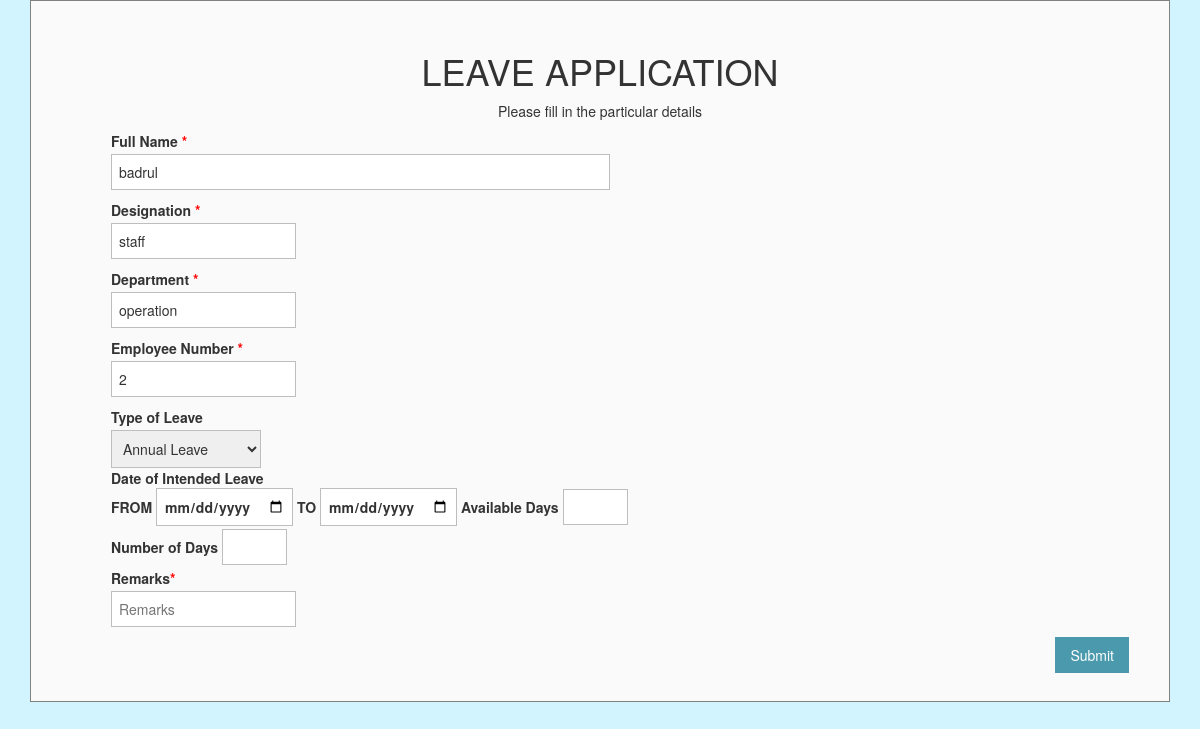
Page /staffmintakcuti.php (signed in) on the committed database.
### tables this page shows
CREATE TABLE `leave_limit` (
  `empid` int(10) NOT NULL,
  `annual` int(11) NOT NULL,
  `maternity` int(11) NOT NULL,
  `advance` int(11) NOT NULL,
  `special` int(11) NOT NULL,
  `medical` int(11) NOT NULL
);

CREATE TABLE `employee` (
  `empid` int(15) NOT NULL,
  `empname` text NOT NULL,
  `level` text NOT NULL,
  `email` varchar(30) NOT NULL,
  `password` varchar(25) NOT NULL,
  `datejoin` date NOT NULL,
  `icno` varchar(20) NOT NULL,
  `accno` varchar(20) NOT NULL,
  `epfnum` int(10) NOT NULL,
  `address` text NOT NULL,
  `branch` varchar(25) NOT NULL,
  `comment` varchar(40) NOT NULL,
  `designation` varchar(25) NOT NULL,
  `department` varchar(25) NOT NULL,
  `status` text NOT NULL
);

### staffmintakcuti.php (the view, shortened to what this page needs)
<?php
require_once 'database.php';
$sql = "SELECT a.empid,a.empname,a.designation,a.department,b.empid,b.annual,b.maternity,b.special,b.medical FROM employee  a,leave_limit  b WHERE a.empid = b.empid  AND  a.empid ='".$_SESSION['empid']."' " ;
$result=mysqli_query($conn,$sql);
while ($row=mysqli_fetch_array($result))
{
    $name= $row['empname']        ;
    $id= $row['empid']            ;
    $design = $row['designation'] ;
    $dept = $row['department']    ;
}
?>
<html>
<head>
<link href="//netdna.bootstrapcdn.com/bootstrap/3.2.0/css/bootstrap.min.css" rel="stylesheet" id="bootstrap-css">
</head>
<body>
<div class="container">
    <div class="form-area">
    <br style="clear:both">
      <div class="boxed">
        <form method="POST" action="">
                 <h1 align="center">LEAVE APPLICATION </h1>
                 <center> <span >Please fill in the particular details </span> </center>
             <ul class="form-style-1">
                <li>
                    <label>
                        Full Name <span class="required">*</span>
                     </label>
                         <input type="text" name="nama" class="field-divided" placeholder="Name"  value='<?php echo $name ;    ?>'/>&nbsp;
                </li>
                <li>
                    <label>Designation <span class="required">*</span></label>
                        <input type="text" name="jawatan" placeholder="Designation" value='<?php echo $design ;    ?>'> <br>
                </li>
                <li>
                     <label>Department <span class="required">*</span></label>
                        <input type="text" name="department" placeholder="Department" value='<?php echo $dept ;    ?>'> <br>
                </li>
                 <li>
                        <label>Employee Number  <span class="required">*</span></label>
                             <input type="text" name="empid" placeholder="EmployeeID" value='<?php echo $id ; ?> ' /> <br>
                 </li>
                <li>
                     <label>Type of Leave</label>
                         <select id="leave" name="Leave" class="field-select" onchange="leaveChange()" style="width: 150px;">
                             <option value="Annual Leave">Annual Leave</option>
                         </select>
                </li>
                    <label>
                        <span>Date of Intended Leave </span> <br>
                            FROM   <input type="date" name="start_date"  id="start_date"  onchange="cal()"  >
                            TO  <input type="date" name="end_date" id="end_date"  onchange="cal()" >
                          Available Days   <input type="number"  id="available" name="available" min="1" max="99"   > <br>
                     </label>
                    <label>
                        <span>Number of Days </span>
                            <input type="number"  id="hari" name="hari" min="1" max="90"> <br>
                    </label>
                    <label>Remarks<span class="required">*</span></label>
                         <input type="text" name="remarks" placeholder="Remarks"  /> <br>
                <li>
                    <input type="submit" value="Submit" name="submit" data-toggle="modal" data-target="#cutimodal" style="float:right;" />
                </li>
      </ul>
    </form>
   </div>
 </div>
</div>
</body>
</html>

### staffmintakcuti.php (style rules this page uses)
.form-style-1 li { padding: 0; display: block; list-style: none; margin: 10px 0 0 0; }
.form-style-1 label { margin:0 0 3px 0; padding:0px; display:block; font-weight: bold; }
.form-style-1 input[type=text], .form-style-1 input[type=date], .form-style-1 input[type=datetime], .form-style-1 input[type=number], .form-style-1 input[type=search], .form-style-1 input[type=time], .form-style-1 input[type=url], .form-style-1 input[type=email], textarea, select { box-sizing: border-box; -webkit-box-sizing: border-box; -moz-box-sizing: border-box; border:1px solid #BEBEBE; padding: 7px; margin:0px; -webkit-transition: all 0.30s ease-in-out; -moz-transition: all 0.30s ease-in-out; -ms-transition: all 0.30s ease-in-out; -o-transition: all 0.30s ease-in-out; outline: none; }
.form-style-1 .field-divided { width: 49%; }
.form-style-1 .field-select { width: 100%; }
.form-style-1 input[type=submit], .form-style-1 input[type=button] { background: #4B99AD; padding: 8px 15px 8px 15px; border: none; color: #fff; }
.form-style-1 .required { color:red; }
.form-area { background-color: #FAFAFA; padding: 10px 40px 60px; margin: 0px 0px 30px; border: 1px solid GREY; }
body { background-color: #d1f4ff; }

### rows in the picture
leave_limit: nama "badrul", jawatan "staff", department "operation", empid "2"
